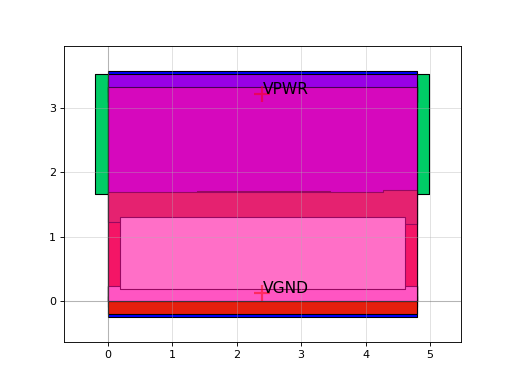

This figure's Python source:
import sky130

c = sky130.components.sky130_fd_sc_hs__o32a_2()
c.plot()
